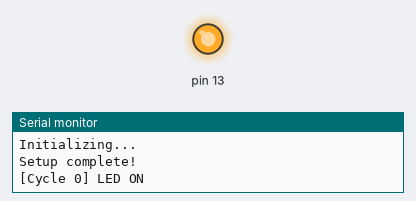
The sketch below on a simulated Arduino Uno, built with avr-gcc and run on an emulated ATmega328P. On the bench: output pins drawn as LEDs (lit = HIGH), the last lines printed to the serial monitor.

Above: at 1.1 s.
At 3.3 s:
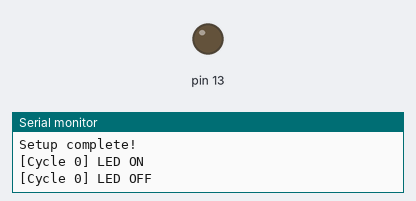
Timing chart, 0 to 5.7 s (numbered marks = the images above):
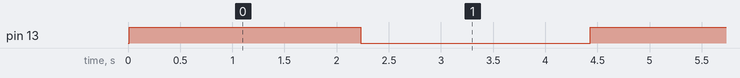

The sketch:

serial_test.ino
```cpp
// serial_test.ino - Teste de Serial sem delay()
// Valida se o loop roda varias vezes no QEMU

void setup() {
  Serial.begin(9600);
  Serial.println("=== NeuroForge QEMU Test (no delay) ===");
  Serial.println("Initializing...");
  pinMode(13, OUTPUT);
  Serial.println("Setup complete!");
}

void loop() {
  static unsigned long counter = 0;

  // Toggle LED a cada N iteracoes
  if (counter % 100000UL == 0) {
    digitalWrite(13, HIGH);
    Serial.print("[Cycle ");
    Serial.print(counter / 100000UL);
    Serial.println("] LED ON");
  } else if (counter % 100000UL == 50000UL) {
    digitalWrite(13, LOW);
    Serial.print("[Cycle ");
    Serial.print(counter / 100000UL);
    Serial.println("] LED OFF");
  }

  counter++;
}
```

Measured:
- by itself, pin 13: alternates HIGH for 2.2 s and LOW for 2.2 s
